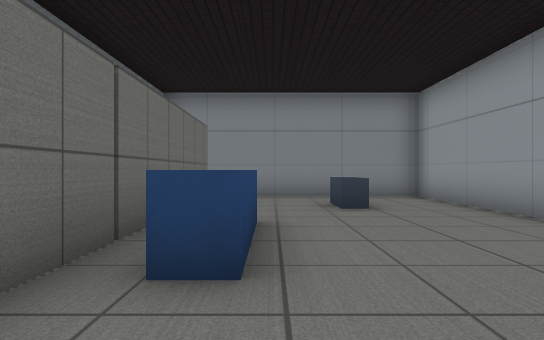
[1] (above)

24 first-person views from a walk through a level from a Godot 3-D game. The camera is 1.4 m above the floor, looks level and sees 75° across. The floor is counted in squares, 2 m on a side. Each view is taken from the middle of a square. On the plan, view 1 faces up. The plan holds only what a view shows up to about 11 squares ahead; the rest is blank.

[2]
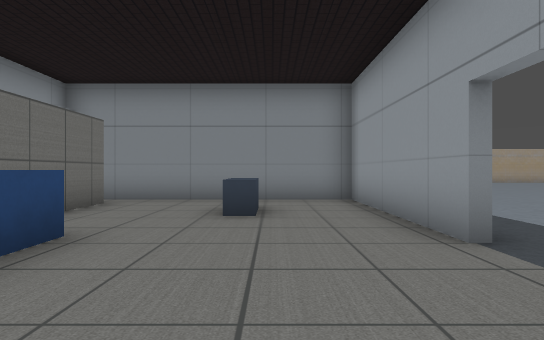

[3]
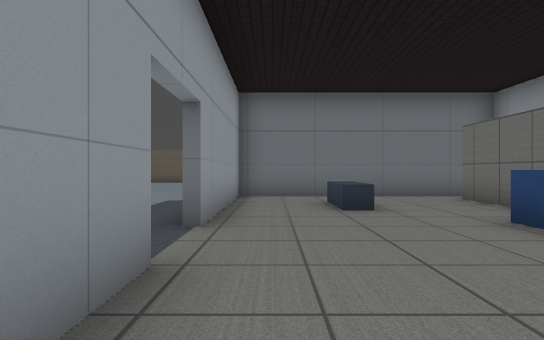

[4]
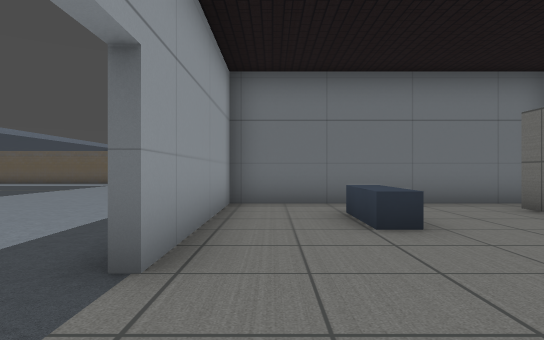

[5]
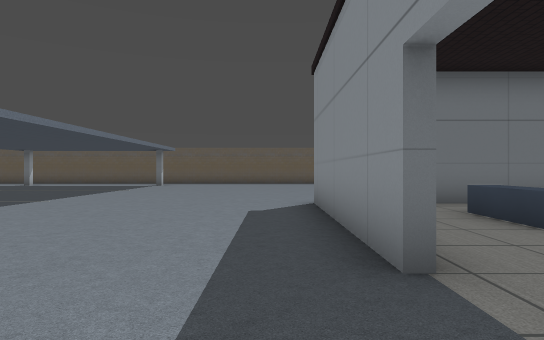

[6]
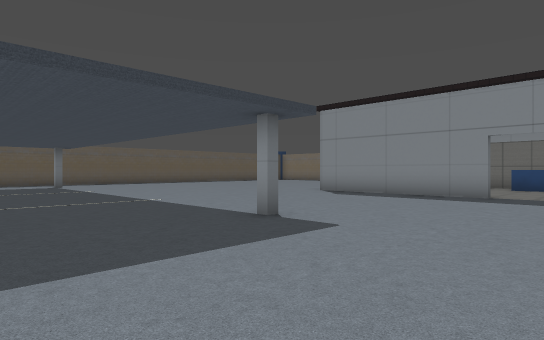

[7]
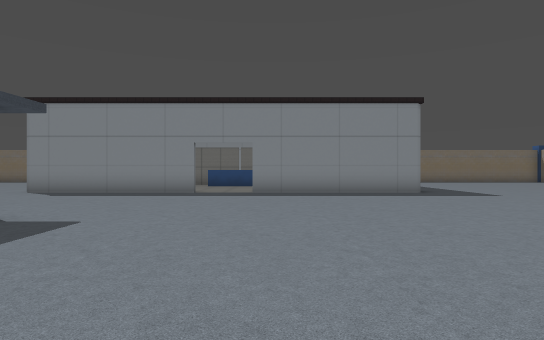

[8]
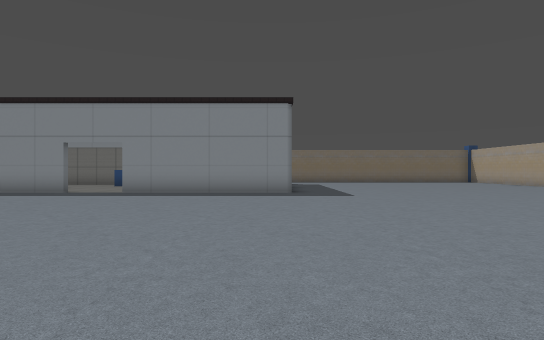

[9]
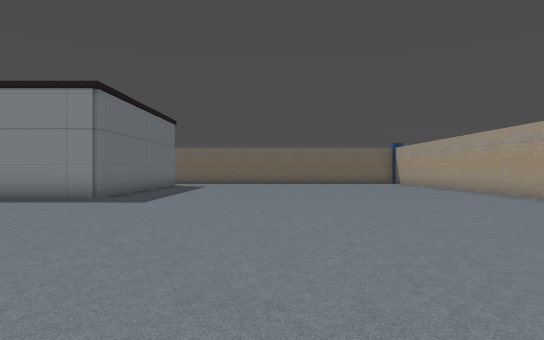

[10]
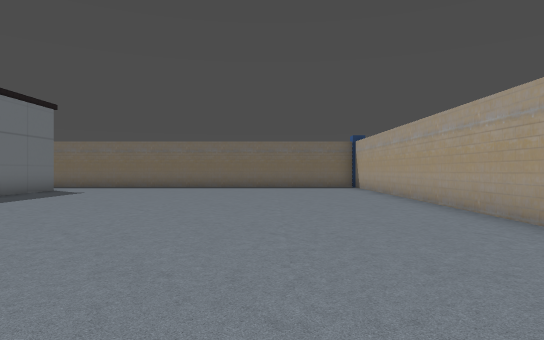

[11]
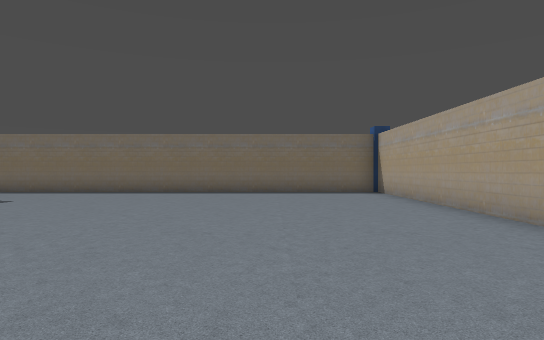

[12]
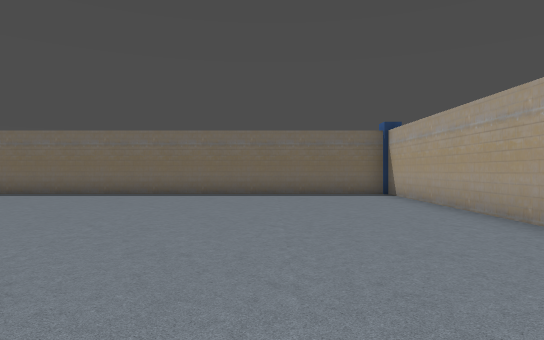

[13]
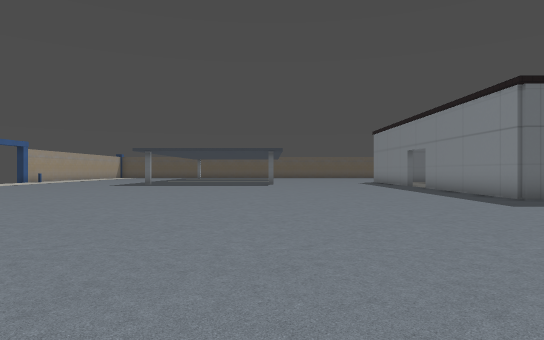

[14]
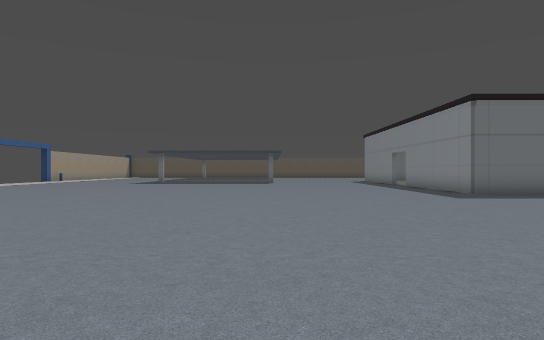

[15]
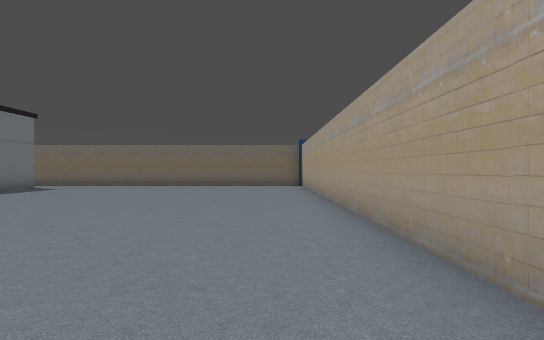

[16]
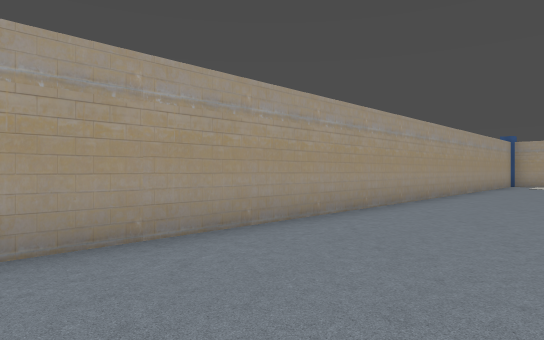

[17]
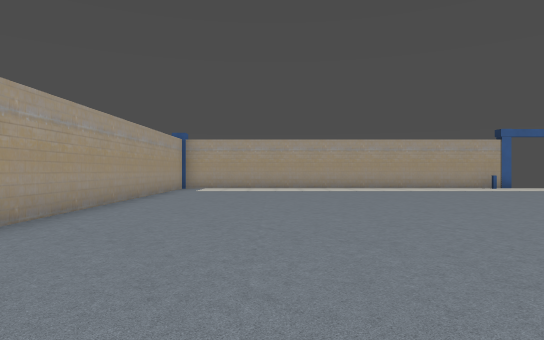

[18]
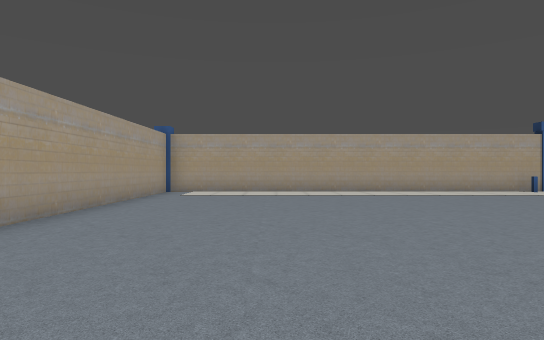

[19]
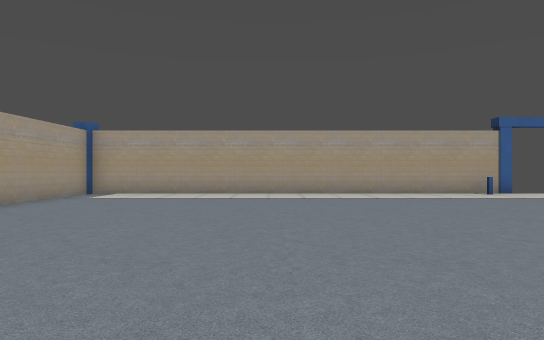

[20]
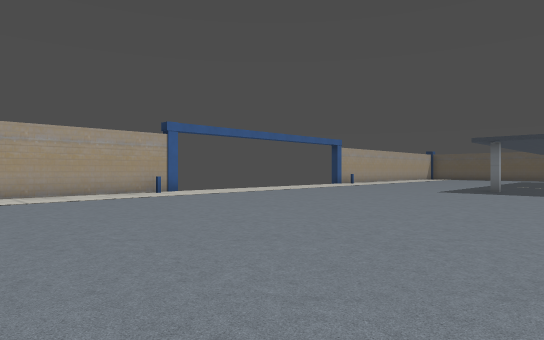

[21]
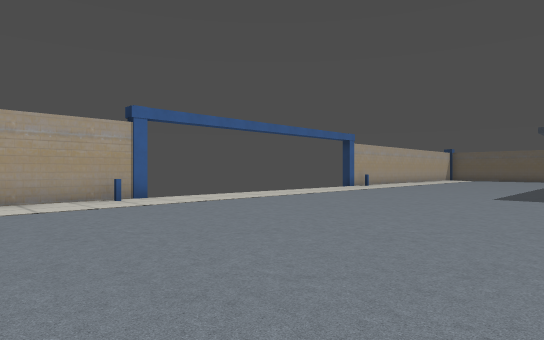

[22]
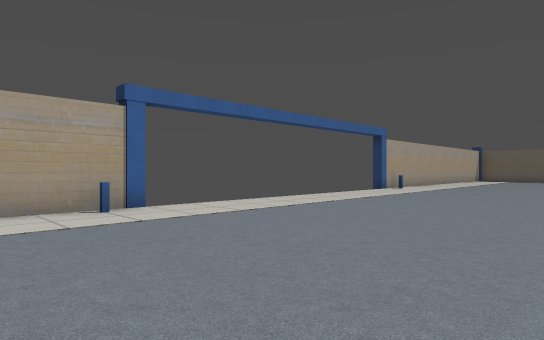

[23]
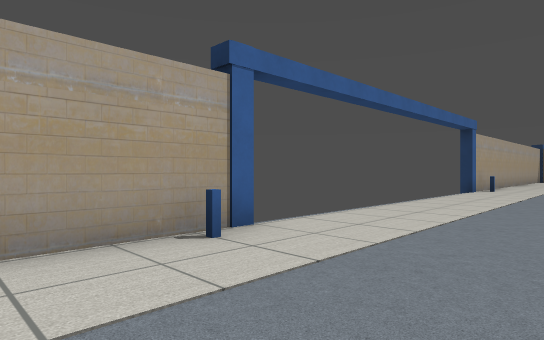

[24]
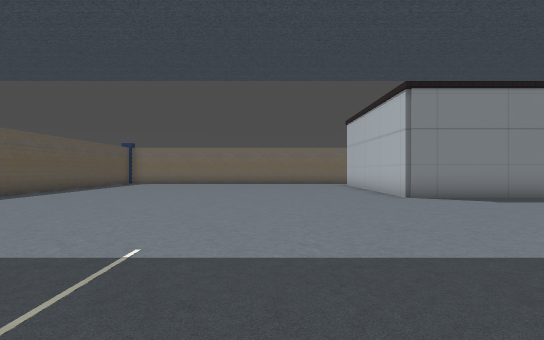

### Floor plan
Points are (right, up) in squares from view 1. A wall is a line through its corners. A room is listed if a view was taken in it or the views show most of it. See-through windows are left out.
Room 1 (views 1, 2, 3, 4)
walls: (-0.2, 3.2) (-0.2, 2.3) (-0.9, 2.3); (-0.2, 4.8) (-0.2, 3.8); (1.8, 6.4) (1.3, 6.4) (1.3, 7.5); (3.9, 4.4) (3.9, 9.4) (-2, 9.4); (-1.5, 8.5) (-1.5, -1.5); (-2.2, -2.4) (3.9, -2.4) (3.9, 2.6)
low walls: (1.1, 0.9) (1.8, 0.9) (1.8, -0.9)
ways out: opening at (4, 3.5) to room 2
Room 2 (views 5, 6, 7, 8, 9, 10, 11, 12, 13, 14, 15, 16, 17, 18, 19, 20, 21, 22, 23, 24)
walls: (4.1, 2.6) (4.1, -2.6) (2, -2.6); (2, 9.6) (4.1, 9.6) (4.1, 4.4); (-2, 9.6) (-0.6, 9.6); (23.4, 7.9) (23.4, 20.4) (-5.4, 20.4) (-5.4, 9); (2, -13.4) (3.5, -13.4)
ways out: opening at (4, 3.5) to room 1; gap at (24, -1); gap at (24, 8)

Where each view was taken, in squares from view 1:
view 1: 0 up, 0 right, facing up
view 2: 1 up, 2 right, facing up
view 3: 7 up, 3 right, facing down
view 4: 5 up, 3 right, facing down
view 5: 5 up, 5 right, facing down
view 6: 5 up, 14 right, facing down-left
view 7: 5 up, 15 right, facing left
view 8: 9 up, 15 right, facing left
view 9: 14 up, 13 right, facing left
view 10: 17 up, 9 right, facing left
view 11: 17 up, 6 right, facing left
view 12: 17 up, 5 right, facing left
view 13: 18 up, 10 right, facing down
view 14: 20 up, 10 right, facing down
view 15: 19 up, 11 right, facing left
view 16: 17 up, 6 right, facing up-right
view 17: 17 up, 10 right, facing right
view 18: 17 up, 12 right, facing right
view 19: 15 up, 13 right, facing right
view 20: 14 up, 13 right, facing down-right
view 21: 12 up, 15 right, facing down-right
view 22: 11 up, 17 right, facing down-right
view 23: 11 up, 20 right, facing down-right
view 24: 6 down, 13 right, facing left
